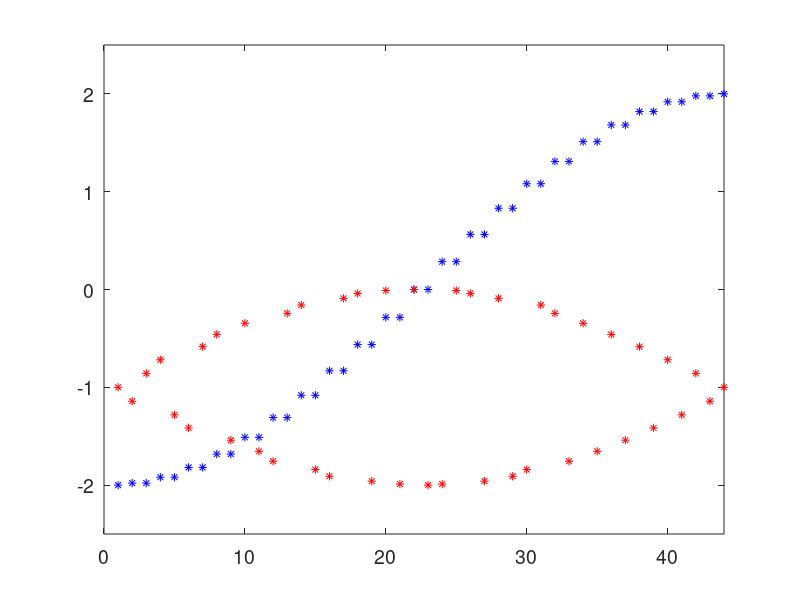
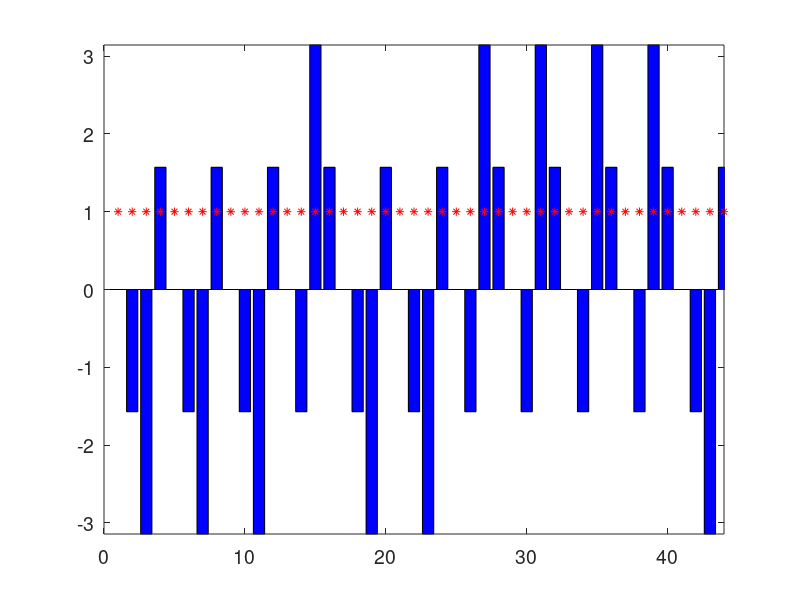
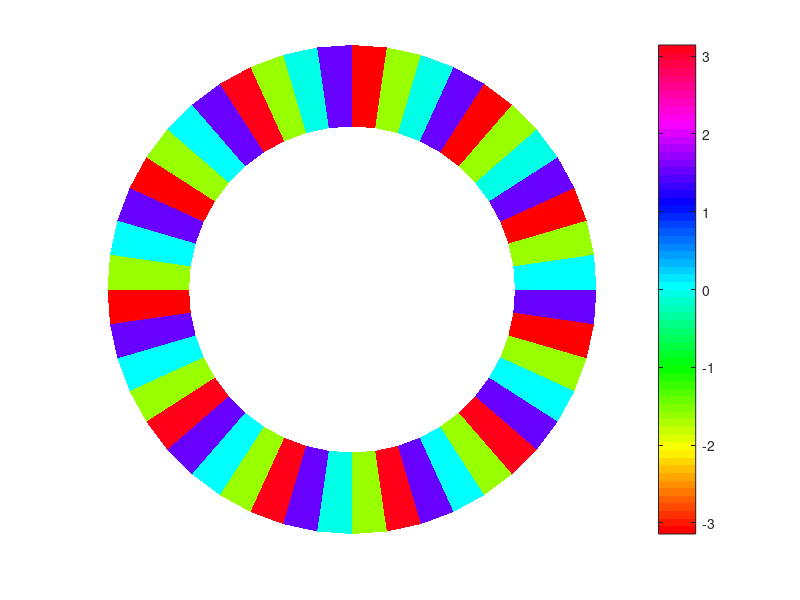

Reproduce these figures in MATLAB, in order.
clc
clear all
close all
Nd = 43; 
t = 1; 
h = - 0.01;
k1 = exp(h); 
k2 = exp(-h); 
g = k1 - k2;

% h = -0.3466; h = 0.2466;

H = diag(g*1i*ones(1,Nd + 1)) + ...
    diag(t*k1*ones(1,Nd),1) + ...
    diag(t*k2*ones(1,Nd),-1);  % Assembling of Hamiltonian matrix
H(1,Nd + 1) = t*k2; H(Nd + 1,1) = t*k1;
% H((Nd + 1)/2 + 1,(Nd + 1)/2 + 1) = H((Nd + 1)/2 + 1,(Nd + 1)/2 + 1) - 0.1i;
% H(Nd + 1,Nd + 1) = 0.25i;
H(1,1) = g*1i;
[V, A] = eig(H);
lam = diag(A);
[~, idx] = sort(real(lam));
lam1 = lam(idx);
figure
plot(real(lam1),'b*')
hold on
plot(imag(lam1)*50,'r*')
set(gcf, 'Position', [00, 00, 350, 300])
axis([0 Nd + 1 -2.5 2.5])
set(gca,'FontSize', 14) % Font Size

bn = 22;
figure
bar(angle(V(:,bn)),'b')
hold on
plot(abs(V(:,bn))/max(abs(V(:,bn))),'r*')
set(gcf, 'Position', [00, 00, 350, 300])
set(gca,'FontSize', 14) % Font Size
axis([0 Nd + 1 -pi pi])
% 
% a = (Nd + 1)/4 + 1;
% I = zeros(a,a);
% for kb = 1:1:(a-1)
%     I(kb,1) = abs(V(kb,bn));
%     I(a,kb) = abs(V(kb + a - 1,bn));
%     I(a + 1 - kb,a) = abs(V(kb + 2*(a - 1),bn));
%     I(1,a + 1 - kb) = abs(V(kb + 3*(a - 1),bn));
% end
% figure
% imagesc(I)
% set(gcf, 'Position', [00, 00, 350, 300])
% colormap('hot')
% colorbar
% 
% a = (Nd + 1)/4 + 1;
% I = zeros(a,a);
% for kb = 1:1:(a-1)
%     I(kb,1) = angle(V(kb,bn));
%     I(a,kb) = angle(V(kb + a - 1,bn));
%     I(a + 1 - kb,a) = angle(V(kb + 2*(a - 1),bn));
%     I(1,a + 1 - kb) = angle(V(kb + 3*(a - 1),bn));
% end
% figure
% imagesc(-I,[-pi pi])
% set(gcf, 'Position', [00, 00, 350, 300])
% map = [1 0 0
%     1 1 0
%     0 0 1
%     1 1 0
%     1 0 0];
% colormap('hsv')
% colorbar


phi = linspace(2*pi/(Nd + 1),2*pi,Nd + 1);
phi2 = circshift(phi,1);
xRing = [cos(phi);cos(phi)*1.5;cos(phi2)*1.5;cos(phi2)];
yRing = [sin(phi);sin(phi)*1.5;sin(phi2)*1.5;sin(phi2)];
ringData = angle(V(:,bn));
figure
patch(xRing,yRing,ringData, 'Edgecolor','none');
set(gca,'cLim',[-pi pi]);
axis square
axis off
set(gcf,'color','w');
colormap('hsv')
colorbar